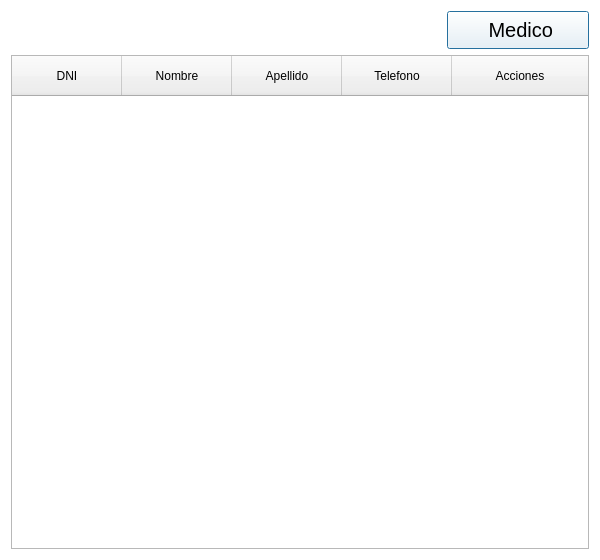
<?xml version="1.0" encoding="UTF-8"?>
<ui version="4.0">
 <class>Dialog</class>
 <widget class="QDialog" name="Dialog">
  <property name="geometry">
   <rect>
    <x>0</x>
    <y>0</y>
    <width>600</width>
    <height>560</height>
   </rect>
  </property>
  <property name="windowTitle">
   <string>Dialog</string>
  </property>
  <property name="styleSheet">
   <string notr="true">QDialog {
background: white;
}

#tableMedicos{
alternate-background-color: #C0CCDA;
alignment: center;
}

QHeaderView{
min-height: 40px;
}

</string>
  </property>
  <layout class="QGridLayout" name="gridLayout">
   <item row="1" column="0">
    <widget class="QTableWidget" name="tableMedicos">
     <property name="enabled">
      <bool>true</bool>
     </property>
     <property name="alternatingRowColors">
      <bool>true</bool>
     </property>
     <property name="textElideMode">
      <enum>Qt::ElideMiddle</enum>
     </property>
     <property name="showGrid">
      <bool>false</bool>
     </property>
     <property name="gridStyle">
      <enum>Qt::NoPen</enum>
     </property>
     <property name="sortingEnabled">
      <bool>false</bool>
     </property>
     <property name="wordWrap">
      <bool>false</bool>
     </property>
     <property name="rowCount">
      <number>0</number>
     </property>
     <attribute name="horizontalHeaderVisible">
      <bool>true</bool>
     </attribute>
     <attribute name="horizontalHeaderCascadingSectionResizes">
      <bool>false</bool>
     </attribute>
     <attribute name="horizontalHeaderDefaultSectionSize">
      <number>110</number>
     </attribute>
     <attribute name="horizontalHeaderHighlightSections">
      <bool>false</bool>
     </attribute>
     <attribute name="horizontalHeaderMinimumSectionSize">
      <number>110</number>
     </attribute>
     <attribute name="horizontalHeaderShowSortIndicator" stdset="0">
      <bool>false</bool>
     </attribute>
     <attribute name="horizontalHeaderStretchLastSection">
      <bool>true</bool>
     </attribute>
     <attribute name="verticalHeaderVisible">
      <bool>true</bool>
     </attribute>
     <attribute name="verticalHeaderDefaultSectionSize">
      <number>40</number>
     </attribute>
     <attribute name="verticalHeaderHighlightSections">
      <bool>false</bool>
     </attribute>
     <attribute name="verticalHeaderShowSortIndicator" stdset="0">
      <bool>false</bool>
     </attribute>
     <column>
      <property name="text">
       <string>DNI</string>
      </property>
     </column>
     <column>
      <property name="text">
       <string>Nombre</string>
      </property>
     </column>
     <column>
      <property name="text">
       <string>Apellido</string>
      </property>
     </column>
     <column>
      <property name="text">
       <string>Telefono</string>
      </property>
     </column>
     <column>
      <property name="text">
       <string>Acciones</string>
      </property>
     </column>
    </widget>
   </item>
   <item row="0" column="0" alignment="Qt::AlignRight">
    <widget class="QPushButton" name="pb_cargarMedico">
     <property name="styleSheet">
      <string notr="true">#pb_cargarMedico{
	background-color:white;
	height:30px;
	width:140px;
	max-width:200px;
	min-width: 140px;
	font-size: 20px;
}</string>
     </property>
     <property name="text">
      <string> Medico</string>
     </property>
     <property name="icon">
      <iconset>
       <normaloff>../icons/plus.svg</normaloff>../icons/plus.svg</iconset>
     </property>
     <property name="iconSize">
      <size>
       <width>20</width>
       <height>20</height>
      </size>
     </property>
    </widget>
   </item>
  </layout>
 </widget>
 <resources/>
 <connections/>
</ui>
